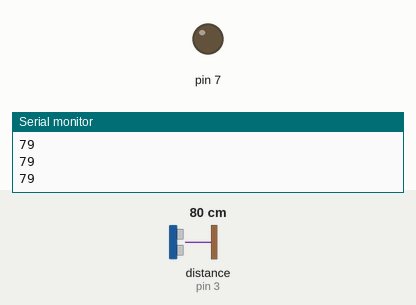
This sketch was run on a simulated Arduino Uno, built with avr-gcc and run on an emulated ATmega328P. On the bench: output pins drawn as LEDs (lit = HIGH), the last lines printed to the serial monitor. Wiring (inferred from the names in the program): ultrasonic range finder: trigger pin 2; echo pin 3. The inputs (shaded band) are chosen by the test bench; at power-on: distance to the obstacle (sensor on pin 3) 80 cm. The echo pulse lasts 58.3 µs per cm; pins used as bus, display or sensor lines are not drawn.

Above: at 1.2 s.
1.3 s: distance to the obstacle (sensor on pin 3) set to 23 cm
2.8 s: distance to the obstacle (sensor on pin 3) set to 19 cm
5.8 s: distance to the obstacle (sensor on pin 3) set to 35 cm
At 7.0 s:
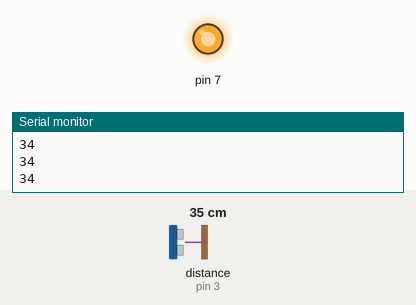
7.3 s: distance to the obstacle (sensor on pin 3) set to 2 cm
At 7.45 s:
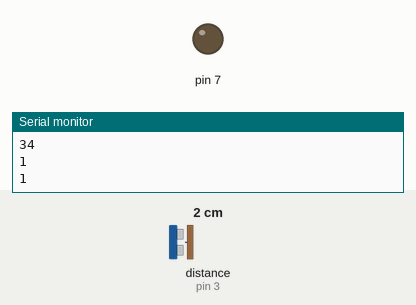
Timing chart, 0 to 10.3 s (numbered marks = the images above; inputs shaded):
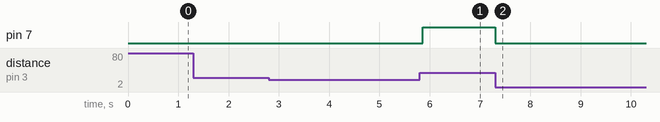

The sketch:

Water_Dispenser.ino
```cpp
#define trigPin 2
#define echoPin 3

long duration;
int distance;
int threshold = 20;


void setup() {
// put your setup code here, to run once:
    pinMode(trigPin,OUTPUT);
    pinMode(echoPin,INPUT);
    pinMode(7,OUTPUT);
    Serial.begin(9600);
}

void loop() {
  digitalWrite(trigPin, LOW);
  delayMicroseconds(2);
  digitalWrite(trigPin, HIGH);
  delayMicroseconds(20);
  digitalWrite(trigPin, LOW);
  duration = pulseIn(echoPin, HIGH);
  distance = (duration / 2) * 0.0343;
  Serial.println(distance);
  if (distance < threshold) {
    digitalWrite(7, LOW);
    delay(100);
    digitalWrite(7, HIGH);
  }
//  delay(1000);
}
```

Measured:
- after the input at 5.8 s, pin 7: LOW → HIGH after 0.06 s
- after the input at 7.3 s, pin 7: HIGH → LOW at once
